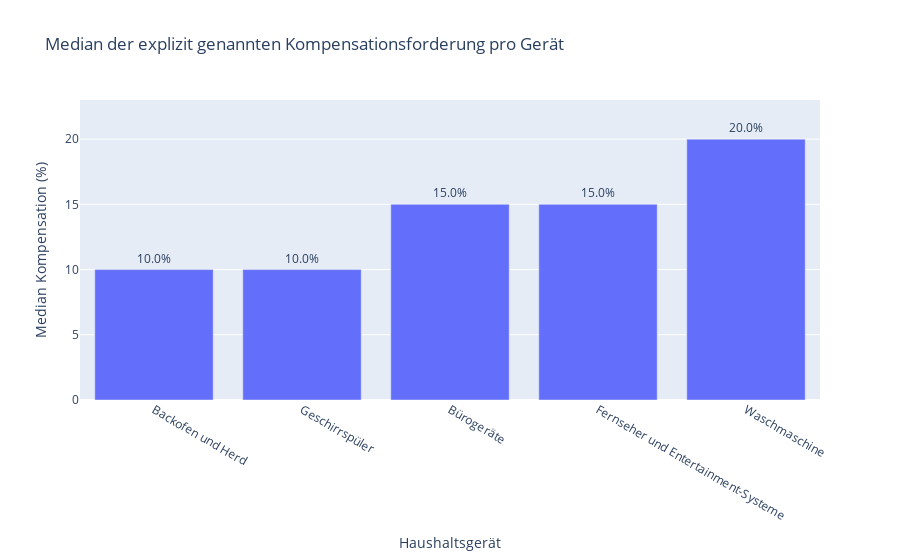

The notebook cell saved with this chart:
### Code cell
# Abschnitt 4: Monetäre Kompensationsforderungen und modelliertes Flexibilitätspotenzial
## 4.1 Deskriptive Analyse der explizit genannten Kompensationsforderungen pro Gerät
# Stelle sicher, dass master_df_f1 aus Abschnitt 0 existiert und nicht leer ist.
if 'master_df_f1' in locals() and not master_df_f1.empty:
    print(f"Beginne deskriptive Analyse der explizit genannten Kompensationsforderungen pro Gerät (basierend auf master_df_f1)")

    if 'incentive_choice' in master_df_f1.columns and 'incentive_pct_required_num' in master_df_f1.columns:
        # Erstelle DataFrame nur mit Teilnehmern, die Kompensation fordern und einen Wert angegeben haben
        df_compens_demand_stated = master_df_f1[master_df_f1['incentive_choice'] == 'yes_conditional'].copy()
        
        original_yes_conditional_count = len(df_compens_demand_stated)
        df_compens_demand_stated.dropna(subset=['incentive_pct_required_num'], inplace=True)
        valid_compens_demand_count = len(df_compens_demand_stated)
        
        print(f"Anzahl der Nennungen mit 'yes_conditional': {original_yes_conditional_count}")
        if original_yes_conditional_count > 0:
            print(f"Anzahl davon mit valider Kompensationsforderung (für diese deskriptive Analyse): {valid_compens_demand_count} ({(valid_compens_demand_count/original_yes_conditional_count*100):.1f}%)")
        else:
            print("Keine Nennungen mit 'yes_conditional' gefunden.")

        if not df_compens_demand_stated.empty:
            print("\n--- Deskriptive Statistik der explizit genannten Kompensationsforderung pro Gerät ---")
            # Berechnung der deskriptiven Statistiken pro Gerät
            # Die Spalte '50%' entspricht dem Median.
            stated_compens_stats_per_device = df_compens_demand_stated.groupby('device')['incentive_pct_required_num'].describe().round(2)
            
            print("Deskriptive Statistik der Kompensationsforderung pro Gerät (explizit genannt):")
            # display(stated_compens_stats_per_device)
            print(stated_compens_stats_per_device)
            
            # Optional: Einfacher Bar-Plot der Mediane (Spalte '50%') oder Mittelwerte ('mean')
            # Wir verwenden hier den Median, da er robuster gegenüber Ausreissern ist.
            # Sortierung für den Plot nach Median
            plot_data_median_compens = stated_compens_stats_per_device[['50%']].sort_values(by='50%', ascending=True).reset_index()

            fig_median_compens_device = px.bar(plot_data_median_compens, 
                                               x='device', y='50%',
                                               title='Median der explizit genannten Kompensationsforderung pro Gerät',
                                               labels={'device': 'Haushaltsgerät', '50%': 'Median Kompensation (%)'},
                                               text='50%')
            fig_median_compens_device.update_traces(texttemplate='%{text:.1f}%', textposition='outside')
            fig_median_compens_device.update_yaxes(range=[0, plot_data_median_compens['50%'].max() * 1.15]) # Y-Achsenbereich anpassen
            fig_median_compens_device.update_xaxes(categoryorder='array', categoryarray=plot_data_median_compens['device']) # Reihenfolge beibehalten
            fig_median_compens_device.show()

        else:
            print("Keine Daten für 'yes_conditional' Teilnehmer mit validen expliziten Kompensationsforderungen gefunden.")
    else:
        print("WARNUNG: Spalten 'incentive_choice' oder 'incentive_pct_required_num' nicht in master_df_f1 gefunden.")
else:
    print("FEHLER: master_df_f1 ist nicht verfügbar oder leer. Analyse kann nicht durchgeführt werden.")

print("\n--- Abschnitt 4.1: Deskriptive Analyse der explizit genannten Kompensationsforderungen pro Gerät Abgeschlossen ---")

### Figure 1 — Plotly figure (JSON) as saved in the notebook; plotly's stock layout.template omitted (floating-point values rounded to 4 significant figures)
{"data": [{"hovertemplate": "Haushaltsgerät=%{x}<br>Median Kompensation (%)=%{text}<extra></extra>", "legendgroup": "", "marker": {"color": "#636efa", "pattern": {"shape": ""}}, "name": "", "orientation": "v", "showlegend": false, "text": [10.0, 10.0, 15.0, 15.0, 20.0], "textposition": "outside", "texttemplate": "%{text:.1f}%", "type": "bar", "x": ["Backofen und Herd", "Geschirrspüler", "Bürogeräte", "Fernseher und Entertainment-Systeme", "Waschmaschine"], "xaxis": "x", "y": [10.0, 10.0, 15.0, 15.0, 20.0], "yaxis": "y"}], "layout": {"barmode": "relative", "legend": {"tracegroupgap": 0}, "title": {"text": "Median der explizit genannten Kompensationsforderung pro Gerät"}, "xaxis": {"anchor": "y", "categoryarray": ["Backofen und Herd", "Geschirrspüler", "Bürogeräte", "Fernseher und Entertainment-Systeme", "Waschmaschine"], "categoryorder": "array", "domain": [0, 1], "title": {"text": "Haushaltsgerät"}}, "yaxis": {"anchor": "x", "domain": [0, 1], "range": [0, 23], "title": {"text": "Median Kompensation (%)"}}}}
